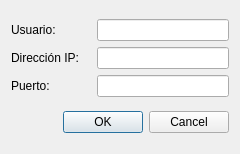
<?xml version="1.0" encoding="UTF-8"?>
<ui version="4.0">
 <class>Conexion</class>
 <widget class="QDialog" name="Conexion">
  <property name="geometry">
   <rect>
    <x>0</x>
    <y>0</y>
    <width>240</width>
    <height>154</height>
   </rect>
  </property>
  <property name="sizePolicy">
   <sizepolicy hsizetype="Fixed" vsizetype="Fixed">
    <horstretch>0</horstretch>
    <verstretch>0</verstretch>
   </sizepolicy>
  </property>
  <property name="minimumSize">
   <size>
    <width>240</width>
    <height>154</height>
   </size>
  </property>
  <property name="maximumSize">
   <size>
    <width>240</width>
    <height>154</height>
   </size>
  </property>
  <property name="windowTitle">
   <string>Configurar conexión</string>
  </property>
  <property name="windowIcon">
   <iconset resource="../../iconos.qrc">
    <normaloff>:/iconos/iconos/rec.png</normaloff>:/iconos/iconos/rec.png</iconset>
  </property>
  <layout class="QHBoxLayout" name="horizontalLayout_4">
   <item>
    <layout class="QVBoxLayout" name="verticalLayout">
     <item>
      <layout class="QVBoxLayout" name="verticalLayout_2">
       <item>
        <layout class="QHBoxLayout" name="horizontalLayout">
         <item>
          <widget class="QLabel" name="label_3">
           <property name="minimumSize">
            <size>
             <width>80</width>
             <height>0</height>
            </size>
           </property>
           <property name="text">
            <string>Usuario:</string>
           </property>
          </widget>
         </item>
         <item>
          <widget class="QLineEdit" name="lineEditUsuario"/>
         </item>
        </layout>
       </item>
       <item>
        <layout class="QHBoxLayout" name="horizontalLayout_2">
         <item>
          <widget class="QLabel" name="label">
           <property name="minimumSize">
            <size>
             <width>80</width>
             <height>0</height>
            </size>
           </property>
           <property name="text">
            <string>Dirección IP:</string>
           </property>
          </widget>
         </item>
         <item>
          <widget class="QLineEdit" name="lineEditDireccion">
           <property name="text">
            <string/>
           </property>
           <property name="maxLength">
            <number>15</number>
           </property>
          </widget>
         </item>
        </layout>
       </item>
       <item>
        <layout class="QHBoxLayout" name="horizontalLayout_3">
         <item>
          <widget class="QLabel" name="label2">
           <property name="minimumSize">
            <size>
             <width>80</width>
             <height>0</height>
            </size>
           </property>
           <property name="text">
            <string>Puerto:</string>
           </property>
          </widget>
         </item>
         <item>
          <widget class="QLineEdit" name="lineEditPuerto">
           <property name="maxLength">
            <number>5</number>
           </property>
          </widget>
         </item>
        </layout>
       </item>
      </layout>
     </item>
     <item>
      <widget class="QDialogButtonBox" name="buttonBox">
       <property name="orientation">
        <enum>Qt::Horizontal</enum>
       </property>
       <property name="standardButtons">
        <set>QDialogButtonBox::Cancel|QDialogButtonBox::Ok</set>
       </property>
      </widget>
     </item>
    </layout>
   </item>
  </layout>
 </widget>
 <resources>
  <include location="../../iconos.qrc"/>
 </resources>
 <connections>
  <connection>
   <sender>buttonBox</sender>
   <signal>accepted()</signal>
   <receiver>Conexion</receiver>
   <slot>accept()</slot>
   <hints>
    <hint type="sourcelabel">
     <x>248</x>
     <y>254</y>
    </hint>
    <hint type="destinationlabel">
     <x>157</x>
     <y>274</y>
    </hint>
   </hints>
  </connection>
  <connection>
   <sender>buttonBox</sender>
   <signal>rejected()</signal>
   <receiver>Conexion</receiver>
   <slot>reject()</slot>
   <hints>
    <hint type="sourcelabel">
     <x>316</x>
     <y>260</y>
    </hint>
    <hint type="destinationlabel">
     <x>286</x>
     <y>274</y>
    </hint>
   </hints>
  </connection>
 </connections>
</ui>
